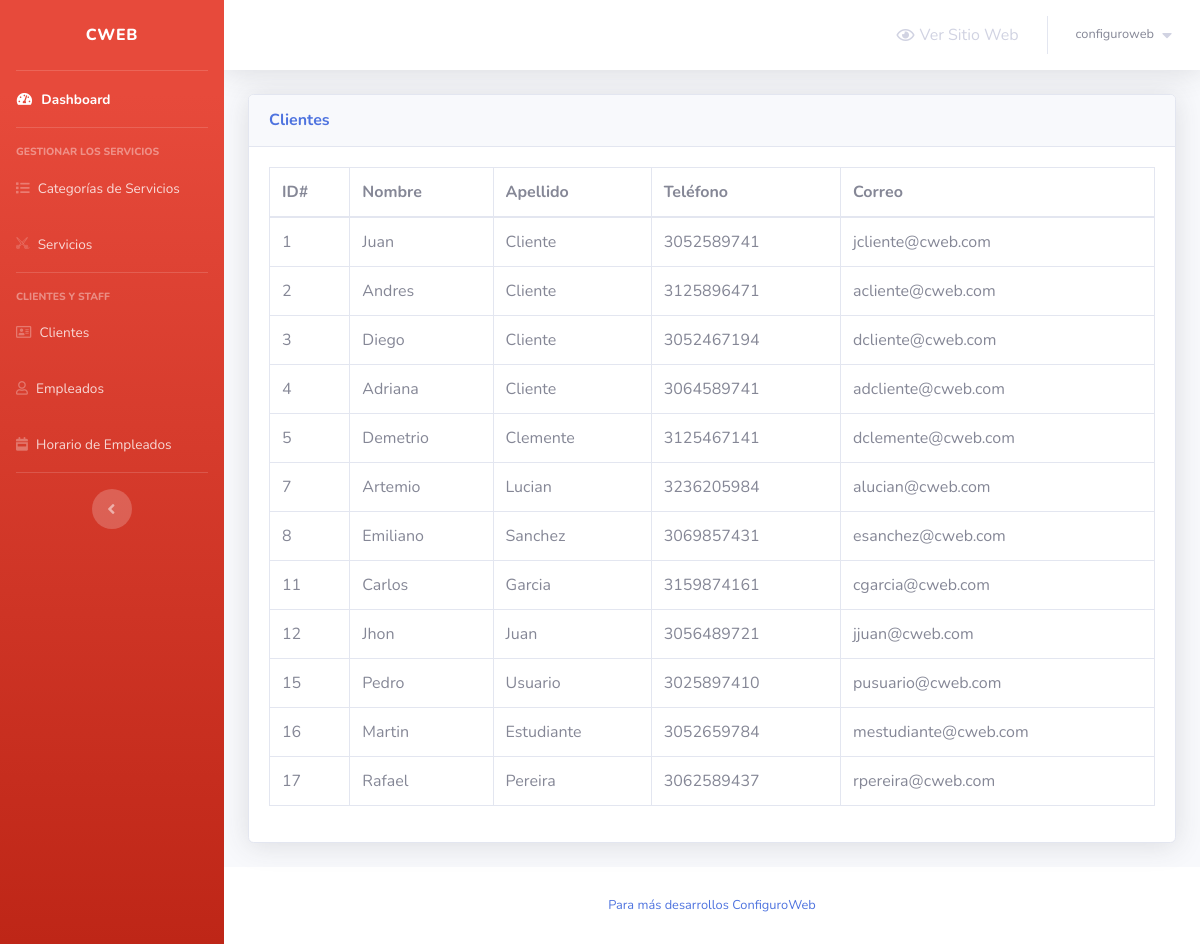
Screenshot of /admin/clients.php (signed in) with the database file from the repository.
### tables this page shows
CREATE TABLE `clients` (
  `client_id` int(5) NOT NULL,
  `first_name` varchar(30) NOT NULL,
  `last_name` varchar(30) NOT NULL,
  `phone_number` varchar(30) NOT NULL,
  `client_email` varchar(50) NOT NULL
);

### admin/clients.php (the view, shortened to what this page needs)
<?php
include 'connect.php';
include 'Includes/templates/header.php';
if (isset($_SESSION['username_barbershop_Xw211qAAsq4']) && isset($_SESSION['password_barbershop_Xw211qAAsq4'])) {
?>
    <div class="container-fluid">
        <?php
        $stmt = $con->prepare("SELECT * FROM clients");
        $stmt->execute();
        $rows_clients = $stmt->fetchAll();
        ?>
        <div class="card shadow mb-4">
            <div class="card-header py-3">
                <h6 class="m-0 font-weight-bold text-primary">Clientes</h6>
            </div>
            <div class="card-body">
                <div class="table-responsive">
                    <table class="table table-bordered">
                        <thead>
                            <tr>
                                <th scope="col">ID#</th>
                                <th scope="col">Nombre</th>
                                <th scope="col">Apellido</th>
                                <th scope="col">Teléfono</th>
                                <th scope="col">Correo</th>
                            </tr>
                        </thead>
                        <tbody>
                            <?php
                            foreach ($rows_clients as $client) {
                                echo "<tr>";
                                echo "<td>";
                                echo $client['client_id'];
                                echo "</td>";
                                echo "<td>";
                                echo $client['first_name'];
                                echo "</td>";
                                echo "<td>";
                                echo $client['last_name'];
                                echo "</td>";
                                echo "<td>";
                                echo $client['phone_number'];
                                echo "</td>";
                                echo "<td>";
                                echo $client['client_email'];
                                echo "</td>";
                                echo "</tr>";
                            }
                            ?>
                        </tbody>
                    </table>
                </div>
            </div>
        </div>
    </div>
<?php
    include 'Includes/templates/footer.php';
} else {
    header('Location: login.php');
    exit();
}
?>

### rows the page displays
clients: client_id "1", first_name "Juan", last_name "Cliente", phone_number "3052589741", client_email "jcliente@cweb.com"
clients: client_id "2", first_name "Andres", last_name "Cliente", phone_number "3125896471", client_email "acliente@cweb.com"
clients: client_id "3", first_name "Diego", last_name "Cliente", phone_number "3052467194", client_email "dcliente@cweb.com"
clients: client_id "4", first_name "Adriana", last_name "Cliente", phone_number "3064589741", client_email "adcliente@cweb.com"
clients: client_id "5", first_name "Demetrio", last_name "Clemente", phone_number "3125467141", client_email "dclemente@cweb.com"
clients: client_id "7", first_name "Artemio", last_name "Lucian", phone_number "3236205984", client_email "alucian@cweb.com"
clients: client_id "8", first_name "Emiliano", last_name "Sanchez", phone_number "3069857431", client_email "esanchez@cweb.com"
clients: client_id "11", first_name "Carlos", last_name "Garcia", phone_number "3159874161", client_email "cgarcia@cweb.com"
clients: client_id "12", first_name "Jhon", last_name "Juan", phone_number "3056489721", client_email "jjuan@cweb.com"
clients: client_id "15", first_name "Pedro", last_name "Usuario", phone_number "3025897410", client_email "pusuario@cweb.com"
clients: client_id "16", first_name "Martin", last_name "Estudiante", phone_number "3052659784", client_email "mestudiante@cweb.com"
clients: client_id "17", first_name "Rafael", last_name "Pereira", phone_number "3062589437", client_email "rpereira@cweb.com"

### other values shown
$_SESSION['username_barbershop_Xw211qAAsq4'] "configuroweb"
